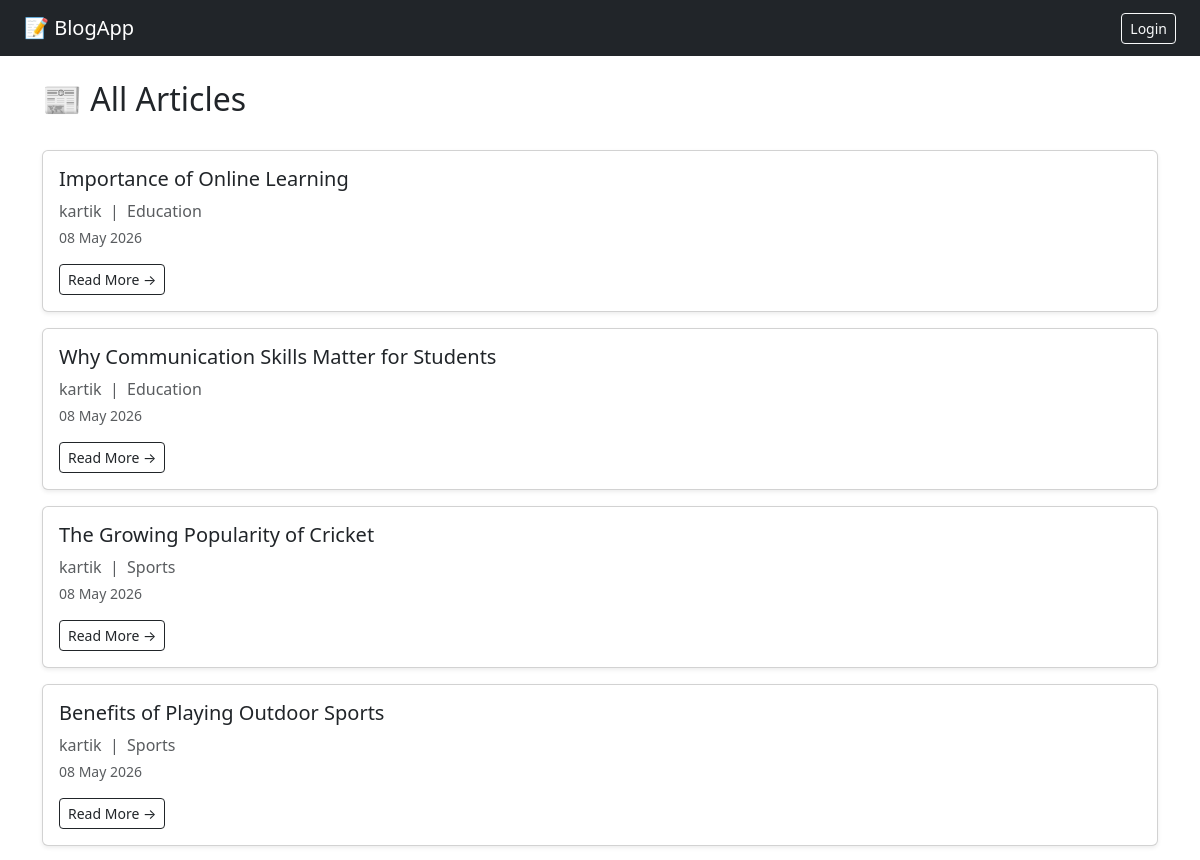
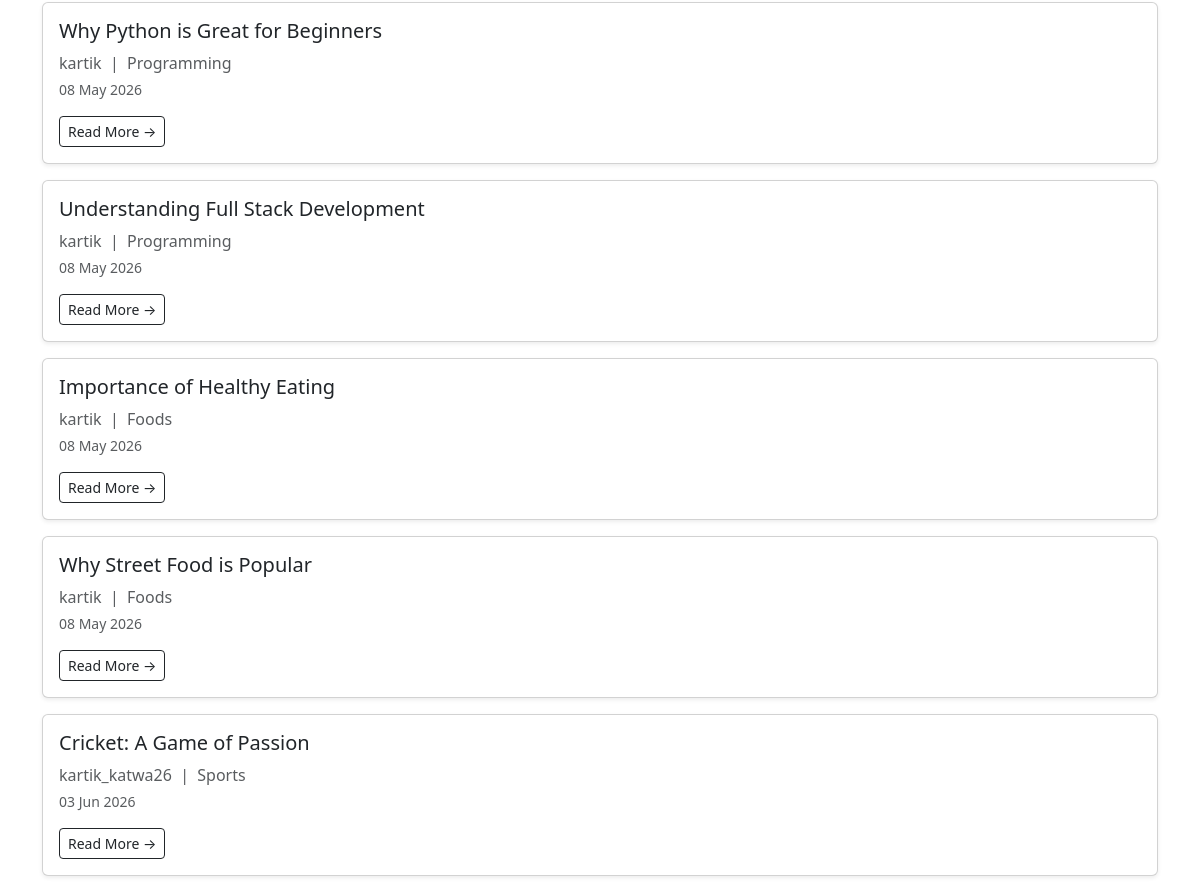
Screenshot of /blog/ with the database file from the repository (2 pictures, top to bottom).
### blog/models.py (models this page shows, shortened)
class Article(models.Model):
    title = models.CharField(max_length=200)
    content = models.TextField()
    author = models.ForeignKey(settings.AUTH_USER_MODEL, on_delete=models.CASCADE)
    category = models.ForeignKey(Category, on_delete=models.SET_NULL, null = True)
    created_date = models.DateTimeField(auto_now_add=True)

class Category(models.Model):
    name = models.CharField(max_length=100, unique=True)
    def __str__(self):
        return self.name

### Accounts/models.py (models this page shows)
class CustomUser(AbstractUser):
    ROLE_CHOICES = (
        ('reader', 'Reader'),
        ('author', 'Author'),
        ('admin', 'Admin'),
    )
    role = models.CharField(max_length=10, choices=ROLE_CHOICES, default='reader')
    def __str__(self):
        return self.username

### blog/views.py (the view)
# urls.py: path('', article_list, name='article_list'),
def article_list(request):
    articles = Article.objects.all()
    return render(request, 'app/article_list.html', {'articles': articles})

### blog/templates/app/article_list.html (shortened to what this page needs)
{% extends 'base.html' %}
{% block content %}
<div class="d-flex justify-content-between align-items-center mb-4">
    <h2>📰 All Articles</h2>
</div>
{% for article in articles %}
<div class="card mb-3 shadow-sm">
    <div class="card-body">
        <h5 class="card-title">{{ article.title }}</h5>
        <p class="text-muted mb-1">{{ article.author }} &nbsp;|&nbsp;  {{ article.category }}</p>
        <p class="text-muted small">{{ article.created_date|date:"d M Y" }}</p>
        <a href="{% url 'article_detail' article.id %}" class="btn btn-outline-dark btn-sm">Read More →</a>
    </div>
</div>
{% empty %}
    <p class="text-muted">No articles found.</p>
{% endfor %}
{% endblock %}

### rows the page displays
Article: title "Importance of Online Learning", author "kartik", category "Education", created_date "08 May 2026"
Article: title "Why Communication Skills Matter for Students", author "kartik", category "Education", created_date "08 May 2026"
Article: title "The Growing Popularity of Cricket", author "kartik", category "Sports", created_date "08 May 2026"
Article: title "Benefits of Playing Outdoor Sports", author "kartik", category "Sports", created_date "08 May 2026"
Article: title "Why Python is Great for Beginners", author "kartik", category "Programming", created_date "08 May 2026"
Article: title "Understanding Full Stack Development", author "kartik", category "Programming", created_date "08 May 2026"
Article: title "Importance of Healthy Eating", author "kartik", category "Foods", created_date "08 May 2026"
Article: title "Why Street Food is Popular", author "kartik", category "Foods", created_date "08 May 2026"
Article: title "Cricket: A Game of Passion", author "kartik_katwa26", category "Sports", created_date "03 Jun 2026"
